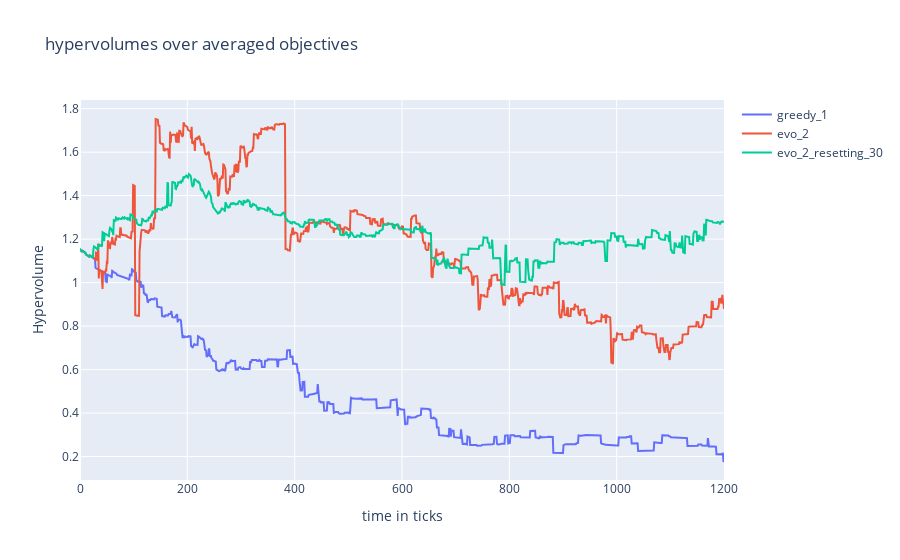
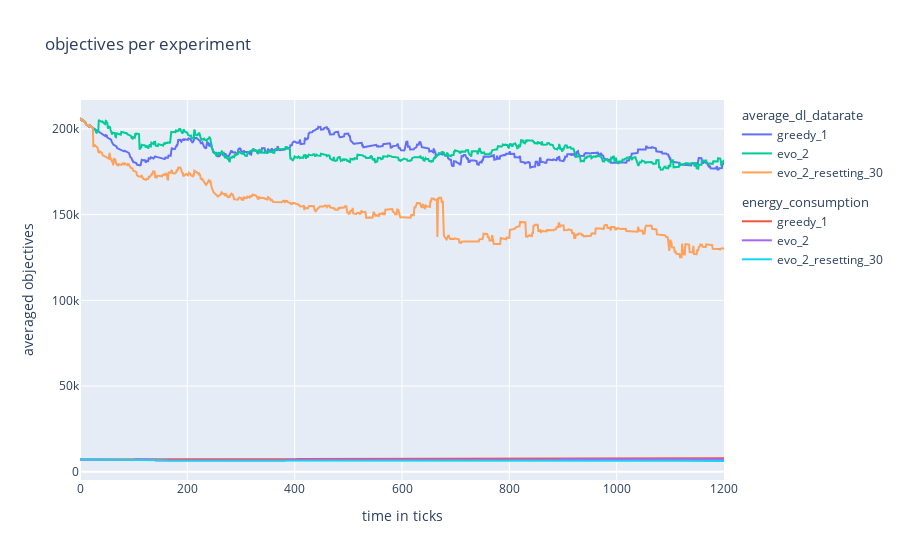
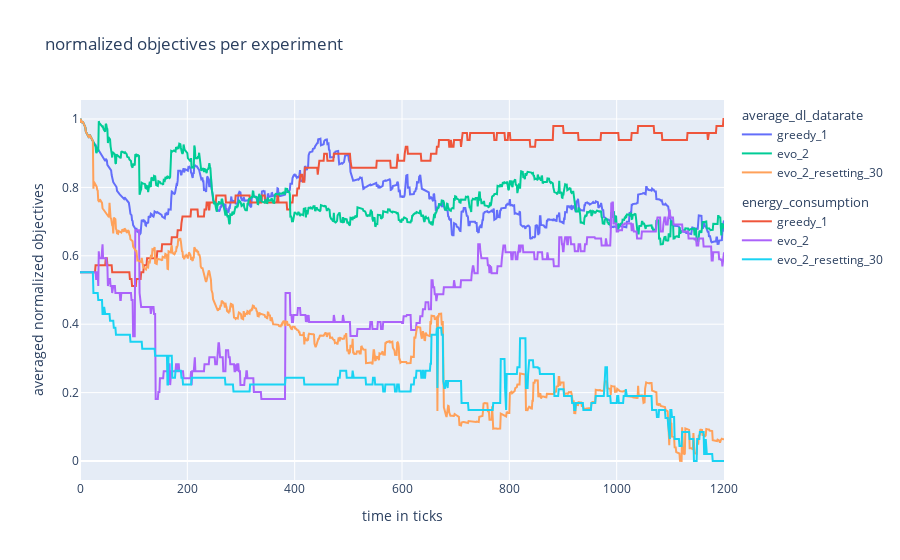

Notebook code cell kept with these figures, in order:
### Code cell
##################
# plots for comparing experiments
##################

## hyper volume plot


fig1 = go.Figure()
fig1.update_layout(
    title="hypervolumes over averaged objectives",
    xaxis_title="time in ticks",
    yaxis_title="Hypervolume")


## add experiment hypervolumes 
for index, value in enumerate(hypervolume_list):
    fig1.add_trace(
        go.Scatter(
            x=time_and_frames_list[:, 1],
            y=value,
            mode='lines',
            name= f"{str(configuration_names[index])}",
        ))


## objective  plot
fig2 = go.Figure()

fig2.update_layout(
    title= "objectives per experiment",
    xaxis_title="time in ticks",
    yaxis_title="averaged objectives"
    )
for index, _ in enumerate(objective_1_list):
    fig2.add_trace(
        go.Scatter(
            x=time_and_frames_list[:, 1],
            y=objective_1_list[index],
            name=str(configuration_names[index]),
            mode='lines',
            legendgroup="average_dl_datarate",
            legendgrouptitle_text="average_dl_datarate"
        ))
    fig2.add_trace(
        go.Scatter(
            x=time_and_frames_list[:, 1],
            y=objective_2_list[index],
            name=str(configuration_names[index]),
            mode='lines',
            legendgroup="energy_consumption",
            legendgrouptitle_text="energy_consumption"
        ))


## normalized objective plot

fig3 = go.Figure()

fig3.update_layout(
    title= "normalized objectives per experiment",
    xaxis_title="time in ticks",
    yaxis_title="averaged normalized objectives"
    )

for index, _ in enumerate(objective_1_normalized_list):
    fig3.add_trace(
        go.Scatter(
            x=time_and_frames_list[:, 1],
            y=objective_1_normalized_list[index],
            name=str(configuration_names[index]),
            mode='lines',
            legendgroup="average_dl_datarate",
            legendgrouptitle_text="average_dl_datarate"
        ))
    fig3.add_trace(
        go.Scatter(
            x=time_and_frames_list[:, 1],
            y=objective_2_normalized_list[index],
            name=str(configuration_names[index]),
            mode='lines',
            legendgroup="energy_consumption",
            legendgrouptitle_text="energy_consumption"
        ))

fig1.show()
fig2.show()
fig3.show()

### Figure 1 — Plotly figure (JSON) as saved in the notebook; plotly's stock layout.template omitted (floating-point values rounded to 4 significant figures; data arrays with more than 128 entries replaced by an {"elided": "..."} marker saying what was removed)
{"data": [{"mode": "lines", "name": "greedy_1", "type": "scatter", "x": {"elided": "1201 int values"}, "y": {"elided": "1201 float values"}}, {"mode": "lines", "name": "evo_2", "type": "scatter", "x": {"elided": "1201 int values"}, "y": {"elided": "1201 float values"}}, {"mode": "lines", "name": "evo_2_resetting_30", "type": "scatter", "x": {"elided": "1201 int values"}, "y": {"elided": "1201 float values"}}], "layout": {"title": {"text": "hypervolumes over averaged objectives"}, "xaxis": {"title": {"text": "time in ticks"}}, "yaxis": {"title": {"text": "Hypervolume"}}}}

### Figure 2 — Plotly figure (JSON) as saved in the notebook; plotly's stock layout.template omitted (floating-point values rounded to 4 significant figures; data arrays with more than 128 entries replaced by an {"elided": "..."} marker saying what was removed)
{"data": [{"legendgroup": "average_dl_datarate", "legendgrouptitle": {"text": "average_dl_datarate"}, "mode": "lines", "name": "greedy_1", "type": "scatter", "x": {"elided": "1201 int values"}, "y": {"elided": "1201 float values"}}, {"legendgroup": "energy_consumption", "legendgrouptitle": {"text": "energy_consumption"}, "mode": "lines", "name": "greedy_1", "type": "scatter", "x": {"elided": "1201 int values"}, "y": {"elided": "1201 float values"}}, {"legendgroup": "average_dl_datarate", "legendgrouptitle": {"text": "average_dl_datarate"}, "mode": "lines", "name": "evo_2", "type": "scatter", "x": {"elided": "1201 int values"}, "y": {"elided": "1201 float values"}}, {"legendgroup": "energy_consumption", "legendgrouptitle": {"text": "energy_consumption"}, "mode": "lines", "name": "evo_2", "type": "scatter", "x": {"elided": "1201 int values"}, "y": {"elided": "1201 float values"}}, {"legendgroup": "average_dl_datarate", "legendgrouptitle": {"text": "average_dl_datarate"}, "mode": "lines", "name": "evo_2_resetting_30", "type": "scatter", "x": {"elided": "1201 int values"}, "y": {"elided": "1201 float values"}}, {"legendgroup": "energy_consumption", "legendgrouptitle": {"text": "energy_consumption"}, "mode": "lines", "name": "evo_2_resetting_30", "type": "scatter", "x": {"elided": "1201 int values"}, "y": {"elided": "1201 float values"}}], "layout": {"title": {"text": "objectives per experiment"}, "xaxis": {"title": {"text": "time in ticks"}}, "yaxis": {"title": {"text": "averaged objectives"}}}}

### Figure 3 — Plotly figure (JSON) as saved in the notebook; plotly's stock layout.template omitted (floating-point values rounded to 4 significant figures; data arrays with more than 128 entries replaced by an {"elided": "..."} marker saying what was removed)
{"data": [{"legendgroup": "average_dl_datarate", "legendgrouptitle": {"text": "average_dl_datarate"}, "mode": "lines", "name": "greedy_1", "type": "scatter", "x": {"elided": "1201 int values"}, "y": {"elided": "1201 float values"}}, {"legendgroup": "energy_consumption", "legendgrouptitle": {"text": "energy_consumption"}, "mode": "lines", "name": "greedy_1", "type": "scatter", "x": {"elided": "1201 int values"}, "y": {"elided": "1201 float values"}}, {"legendgroup": "average_dl_datarate", "legendgrouptitle": {"text": "average_dl_datarate"}, "mode": "lines", "name": "evo_2", "type": "scatter", "x": {"elided": "1201 int values"}, "y": {"elided": "1201 float values"}}, {"legendgroup": "energy_consumption", "legendgrouptitle": {"text": "energy_consumption"}, "mode": "lines", "name": "evo_2", "type": "scatter", "x": {"elided": "1201 int values"}, "y": {"elided": "1201 float values"}}, {"legendgroup": "average_dl_datarate", "legendgrouptitle": {"text": "average_dl_datarate"}, "mode": "lines", "name": "evo_2_resetting_30", "type": "scatter", "x": {"elided": "1201 int values"}, "y": {"elided": "1201 float values"}}, {"legendgroup": "energy_consumption", "legendgrouptitle": {"text": "energy_consumption"}, "mode": "lines", "name": "evo_2_resetting_30", "type": "scatter", "x": {"elided": "1201 int values"}, "y": {"elided": "1201 float values"}}], "layout": {"title": {"text": "normalized objectives per experiment"}, "xaxis": {"title": {"text": "time in ticks"}}, "yaxis": {"title": {"text": "averaged normalized objectives"}}}}
